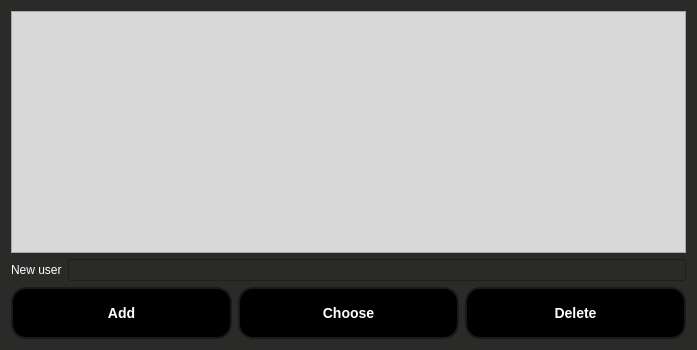
<?xml version="1.0" encoding="UTF-8"?>
<ui version="4.0">
 <class>UsersManipulation</class>
 <widget class="QDialog" name="UsersManipulation">
  <property name="geometry">
   <rect>
    <x>0</x>
    <y>0</y>
    <width>697</width>
    <height>350</height>
   </rect>
  </property>
  <property name="windowTitle">
   <string>Dialog</string>
  </property>
  <property name="styleSheet">
   <string notr="true">background-color:rgb(42, 42, 41);</string>
  </property>
  <layout class="QVBoxLayout" name="verticalLayout">
   <item>
    <widget class="QListView" name="listView">
     <property name="sizePolicy">
      <sizepolicy hsizetype="Ignored" vsizetype="Expanding">
       <horstretch>0</horstretch>
       <verstretch>0</verstretch>
      </sizepolicy>
     </property>
     <property name="styleSheet">
      <string notr="true">background-color:rgb(216,216,216);
</string>
     </property>
    </widget>
   </item>
   <item>
    <layout class="QHBoxLayout" name="horizontalLayout_2">
     <item>
      <widget class="QLabel" name="label">
       <property name="styleSheet">
        <string notr="true">color:white;
</string>
       </property>
       <property name="text">
        <string>New user</string>
       </property>
      </widget>
     </item>
     <item>
      <widget class="QLineEdit" name="lineEdit">
       <property name="styleSheet">
        <string notr="true">color:white;</string>
       </property>
      </widget>
     </item>
    </layout>
   </item>
   <item>
    <layout class="QHBoxLayout" name="horizontalLayout">
     <item alignment="Qt::AlignBottom">
      <widget class="QPushButton" name="pushButton">
       <property name="styleSheet">
        <string notr="true">QPushButton{
  background-color: #000000;
  border: 2px solid #1A1A1A;
  border-radius: 15px;
  color: #FFFFFF;
  font-size: 14px;
  font-weight: 600;
  margin: 0;
  min-height: 14px;
  padding: 16px 24px;
  text-align: center;
  transition: all 300ms cubic-bezier(.23, 1, 0.32, 1);
  width: 100%;
}

QPushButton:hover {
  background-color: #333333;
  border: 2px solid #555555;
  box-shadow: 0 8px 15px rgba(0, 0, 0, 0.25);
}

QPushButto:pressed {
  background-color: #FF6347;
         border: 2px solid #FF4500;
        box-shadow: 0 4px 8px rgba(0, 0, 0, 0.5);
}

QPushButton {
  outline: none; 
}</string>
       </property>
       <property name="text">
        <string>Add</string>
       </property>
      </widget>
     </item>
     <item alignment="Qt::AlignBottom">
      <widget class="QPushButton" name="pushButton_2">
       <property name="styleSheet">
        <string notr="true">QPushButton{
  background-color: #000000;
  border: 2px solid #1A1A1A;
  border-radius: 15px;
  color: #FFFFFF;
  font-size: 14px;
  font-weight: 600;
  margin: 0;
  min-height: 14px;
  padding: 16px 24px;
  text-align: center;
  transition: all 300ms cubic-bezier(.23, 1, 0.32, 1);
  width: 100%;
}

QPushButton:hover {
  background-color: #333333;
  border: 2px solid #555555;
  box-shadow: 0 8px 15px rgba(0, 0, 0, 0.25);
}

QPushButto:pressed {
  background-color: #FF6347;
         border: 2px solid #FF4500;
        box-shadow: 0 4px 8px rgba(0, 0, 0, 0.5);
}

QPushButton {
  outline: none; 
}</string>
       </property>
       <property name="text">
        <string>Choose</string>
       </property>
      </widget>
     </item>
     <item alignment="Qt::AlignBottom">
      <widget class="QPushButton" name="pushButton_3">
       <property name="styleSheet">
        <string notr="true">QPushButton{
  background-color: #000000;
  border: 2px solid #1A1A1A;
  border-radius: 15px;
  color: #FFFFFF;
  font-size: 14px;
  font-weight: 600;
  margin: 0;
  min-height: 14px;
  padding: 16px 24px;
  text-align: center;
  transition: all 300ms cubic-bezier(.23, 1, 0.32, 1);
  width: 100%;
}

QPushButton:hover {
  background-color: #333333;
  border: 2px solid #555555;
  box-shadow: 0 8px 15px rgba(0, 0, 0, 0.25);
}

QPushButto:pressed {
  background-color: #FF6347;
         border: 2px solid #FF4500;
        box-shadow: 0 4px 8px rgba(0, 0, 0, 0.5);
}

QPushButton {
  outline: none; 
}</string>
       </property>
       <property name="text">
        <string>Delete</string>
       </property>
      </widget>
     </item>
    </layout>
   </item>
  </layout>
 </widget>
 <resources/>
 <connections/>
</ui>
